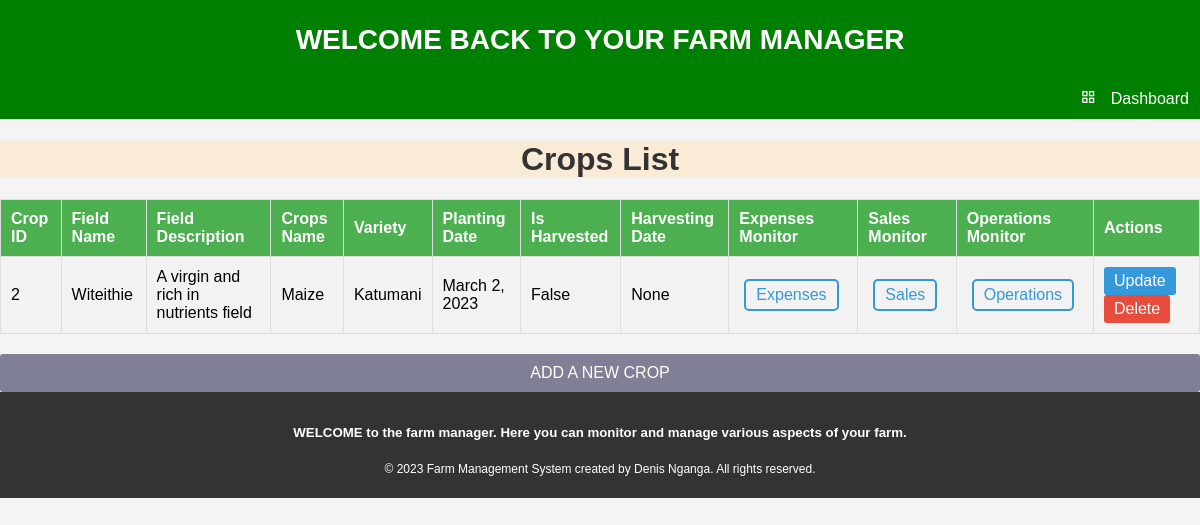
/show_crops/ (signed in), run on the app's committed database.
### homepage/models.py (models this page shows, shortened)
class Crops(models.Model):
    user = models.ForeignKey(User, on_delete=models.CASCADE, default=1)
    Cid = models.IntegerField(primary_key=True, default=0)
    Field_name = models.CharField(max_length=50)
    Field_description = models.TextField()
    Crop_name = models.CharField(max_length=50)
    Variety = models.CharField(max_length=20)
    Planting_date = models.DateField()
    Is_harvested = models.BooleanField(default=False)
    Harvesting_date = models.DateField(null=True, blank=True)

### homepage/views.py (the view)
# urls.py: path("show_crops/", Show_crops, name="show-crops"),
def Show_crops(request):
    crops = Crops.objects.filter(user=request.user)
    return render(request, "homepage/showcrops.html", {"crops": crops})

### homepage/templates/homepage/showcrops.html (shortened to what this page needs)
{% extends 'homepage/base.html' %}
{% block content %}
<head>
</head>
<body>
  <h1>Crops List</h1>
  {% if crops %}
    <table class="crop-table">
      <tr>
        <th>Crop ID</th>
        <th>Field Name</th>
        <th>Field Description</th>
        <th>Crops Name</th>
        <th>Variety</th>
        <th>Planting Date</th>
        <th>Is Harvested</th>
        <th>Harvesting Date</th>
        <th>Expenses Monitor</th>
        <th>Sales Monitor</th>
        <th>Operations Monitor</th>
        <th>Actions</th>
      </tr>
      {% for crop in crops %}
        <tr>
          <td>{{ crop.Cid }}</td>
          <td>{{ crop.Field_name }}</td>
          <td>{{ crop.Field_description }}</td>
          <td>{{ crop.Crop_name }}</td>
          <td>{{ crop.Variety }}</td>
          <td>{{ crop.Planting_date }}</td>
          <td>{{ crop.Is_harvested }}</td>
          <td>{{ crop.Harvesting_date }}</td>
          <td>
             <a href="{% url 'homepage:show-cropexpenses' Cid=crop.Cid %}" class=expenses-link>Expenses</a></td>
             <td>
             <a href="{% url 'homepage:show-cropsales' Cid=crop.Cid %}" class=expenses-link>Sales</a>
          </td>
          <td>
            <a href="{% url 'homepage:show-cropoperations' Cid=crop.Cid %}" class=expenses-link>Operations</a>
         </td>
          <td>
            <a href="{% url 'homepage:update-crops' Cid=crop.Cid %}" class="update-link">Update</a>
            <a href="{% url 'homepage:delete-crops' Cid=crop.Cid %}" class=delete-link>Delete</a>
          </td>
        </tr>
      {% endfor %}
    </table>
  {% else %}
    <p class="no-crops">No crops found.</p>
  {% endif %}
  <a href="{%url 'homepage:add-crops' %}" class="add-button">ADD A NEW CROP</a>
</body>
{%endblock%}

### homepage/templates/homepage/showcrops.html (style rules this page uses)
body { font-family: Arial, sans-serif; background-color: #f4f4f4; margin: 0; padding: 0; }
h1 { color: #333; text-align: center; background-color: antiquewhite; }
table { width: 100%; border-collapse: collapse; margin-top: 20px; }
th, td { border: 1px solid #ddd; padding: 10px; text-align: left; }
th { background-color: #4caf50; color: white; }
tr:nth-child(even) { background-color: #f2f2f2; }
.update-link, .delete-link { display: inline-block; padding: 5px 10px; text-decoration: none; color: #fff; border-radius: 3px; margin-right: 5px; }
.update-link { background-color: #3498db; }
.delete-link { background-color: #e74c3c; }
.add-button { display: inline-block; padding: 10px; background-color: rgb(127, 127, 150); color: white; text-decoration: none; border-radius: 3px; margin-top: 20px; align-items: center; display: flex; align-items: center; justify-content: center; }
.expenses-link { display: inline-block; padding: 5px 10px; margin: 5px; text-align: center; text-decoration: none; border: 2px solid #3498db; color: #3498db; border-radius: 5px; transition: background-color 0.3s, color 0.3s; }

### data on the page
Crops: Cid "2", Field_name "Witeithie", Field_description "A virgin and rich in nutrients field", Crop_name "Maize", Variety "Katumani", Planting_date "March 2, 2023", Is_harvested "False", Harvesting_date "None"
